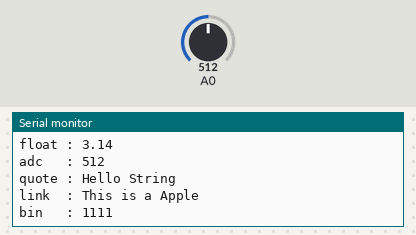
A sketch run on a simulated Arduino Uno, built with avr-gcc and run on an emulated ATmega328P. Shown: the last lines printed to the serial monitor. Inputs (shaded band) come from the test bench; at power-on: A0 = 512.

Above: at 3.3 s.
3.4 s: A0 set to 110
At 4.0 s:
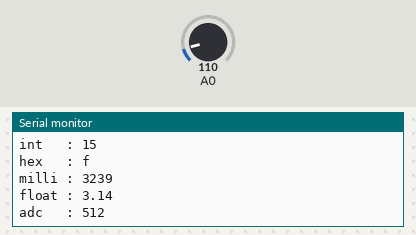
4.9 s: A0 set to 89
At 6.3 s:
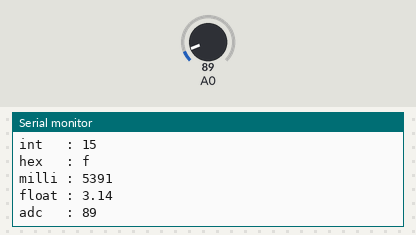
Timing chart, 0 to 7.9 s (numbered marks = the images above; inputs shaded):
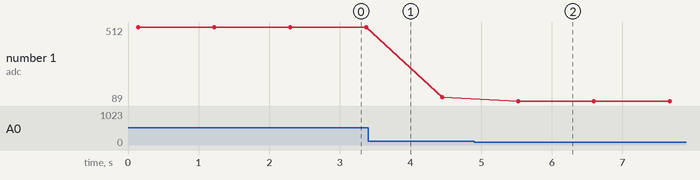

The sketch:

String.ino
```cpp
/************************************************
    val -> string
    String(val)
    String(val, base) base : BIN, OCT, DEC, HEX
    String(val, decimalPlaces)
************************************************/
char buf[1000];

void setup() {
    Serial.begin(9600);
    Serial.println("[Serial begin]");
}

void loop() {
    String strquo = "Hello String";             // using a constant String
    String strstr = String("This is ");         // converting a constant string into a String object
    String strcha = String('a');                // converting a constant char into a String
    String strlnk = String(strstr + strcha + " Apple");  // + various strings
    String strbin = String(15, BIN);            // int and a base (binary)
    String stroct = String(15, OCT);            // int and a base (decimal)
    String strint = String(15);                 // constant integer: 15(dec) -> 1111 -> 17 -> 15 -> F
    String strhex = String(15, HEX);            // int and a base (hexadecimal)
    String strmil = String(millis(), DEC);      // long and a base
    String strflt = String(3.14, 2);            // float and the decimal places(0.12)
    String stradc = String(analogRead(0), DEC); // analogRead and a base (decimal)

    Serial.print("quote : "); Serial.println(strquo);
    Serial.print("link  : "); Serial.println(strlnk);
    Serial.print("bin   : "); Serial.println(strbin);
    Serial.print("oct   : "); Serial.println(stroct);
    Serial.print("int   : "); Serial.println(strint);
    Serial.print("hex   : "); Serial.println(strhex);
    Serial.print("milli : "); Serial.println(strmil);
    Serial.print("float : "); Serial.println(strflt);
    Serial.print("adc   : "); Serial.println(stradc);

    delay(1000);
}
```

Measured:
- after the input at 4.9 s, the serial monitor: prints a new line after 0.62 s (image 2)
- plotted number 1: 512 → 110 after the input at 3.4 s, 110 → 89 after the input at 4.9 s
